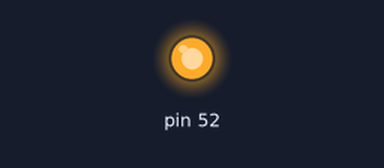
A sketch run on a simulated Arduino Mega 2560, built with avr-gcc and run on an emulated ATmega2560. On the bench: output pins drawn as LEDs (lit = HIGH).

Above: at 2.5 s.
At 7.5 s:
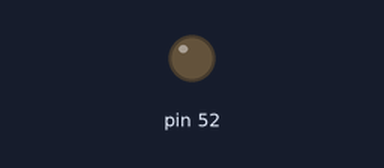
Timing chart, 0 to 13.0 s (numbered marks = the images above):
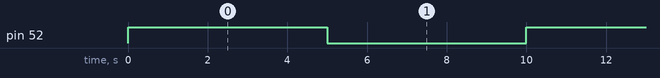

The sketch:

sketch_may21a.ino
```cpp
int motor=52;
void setup() {
  // put your setup code here, to run once:
pinMode(52,OUTPUT);
}

void loop() {
  // put your main code here, to run repeatedly:
digitalWrite(52,HIGH);
delay(5000);
digitalWrite(52,LOW);
delay(5000);
}
```

Measured:
- by itself, pin 52: alternates HIGH for 5.0 s and LOW for 5.0 s
